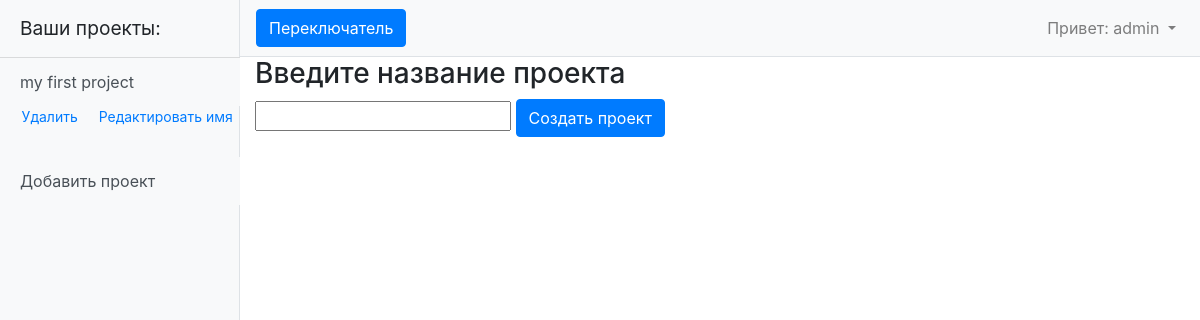
Before: /create_project (signed in) with the older database file.
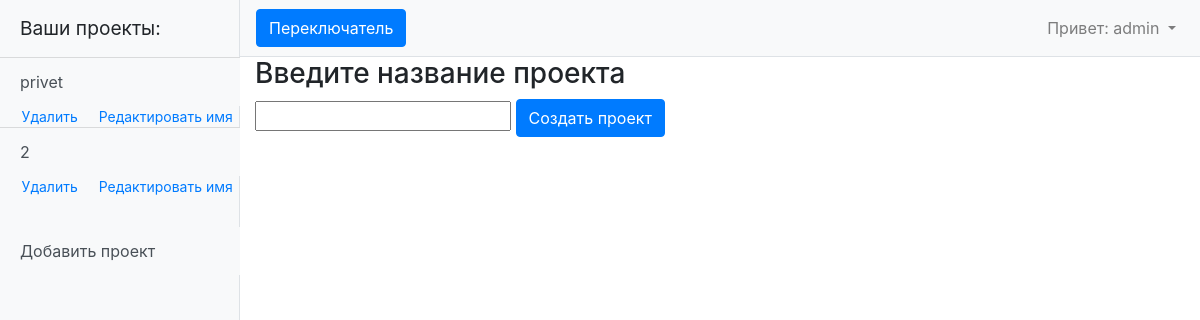
After: the same page with the newer database file.
### myapp/models.py (models this page shows, shortened)
class Data(models.Model):
    month = 'M'
    FIELD = [
        (month, 'ежемесячные данные'),
    ]
    project = models.ForeignKey(Project, on_delete=models.CASCADE)
    project_type = models.CharField(max_length=1, choices=FIELD, default='M')
    data = models.TextField(default='0 0 0 0 0 0 0 0 0 0 0 0')
    begin_heating = models.DateField(default=f'{datetime.now().year - 1}-10-15')
    end_heating = models.DateField(default=f'{datetime.now().year}-04-15')
    coef = models.FloatField(default=1.1)

class Project(models.Model):
    user = models.ForeignKey(User, on_delete=models.CASCADE)
    project_name = models.CharField(max_length=255, unique=True)
    project_date_creation = models.DateTimeField(auto_now_add=True)

### myapp/views.py (the view, shortened to what this page needs)
# urls.py: path('create_project', ProjectCreate.as_view()),
@method_decorator(login_required, name='dispatch')
class ProjectCreate(CreateView):
    template_name = 'create_project.html'
    form_class = CreateProjectForm
    def get_context_data(self, **kwargs):
        context = super().get_context_data(**kwargs)
        context['a_project'] = Data.objects.filter(project__user__username=self.request.user)
        return context

### myapp/forms.py
class CreateProjectForm(ModelForm):
    class Meta:
        model = Project
        fields = ['user', 'project_name']

### templates/create_project.html (shortened to what this page needs)
{% extends 'default.html' %}
{% block content %}
    <h3>Введите название проекта</h3>
    <form method="POST">
        {% if project_name %}
            <input required type="text" name="project_name" value="{{ project_name }}">
            <input class="btn btn-primary" type="submit" value="Изменить имя">
        {% else %}
            <input required type="text" name="project_name">
            <input class="btn btn-primary" type="submit" value="Создать проект">
        {% endif %}
    </form>
{% endblock content%}

### templates/default.html (shortened to what this page needs)
{% load static %}
<!DOCTYPE html>
<html lang="en">
<head>
    <link href="{% static 'vendor/bootstrap/css/bootstrap.min.css' %}" rel="stylesheet ">
    <link href="{% static 'css/simple-sidebar.css' %}" rel="stylesheet">
    <link href="{% static 'my_style.css' %}" rel="stylesheet">
    <link href="{% static 'style_for_graph' %}" rel="stylesheet">
</head>
<body>
  <div class="d-flex" id="wrapper">
    <div class="bg-light border-right" id="sidebar-wrapper" style="max-width: 240px;">
      <div class="sidebar-heading">Ваши проекты:</div>
      <div class="list-group list-group-flush">
          {% if user.is_authenticated %}
              {% for project in a_project %}
                  <a href="/projects/{{ project.id }}" class="list-group-item list-group-item-action bg-light" style="border-width: 1px 0 0;">{{ project.project.project_name }}</a>
                  <div class="div-del-ed">
                    <a class="" style="margin-left: 0; font-size: 14px" href="/delete/{{ project.project.id }}">Удалить</a>
                    <a class="" style="margin-left: 0; font-size: 14px" href="/create_project/{{ project.project.id }}">Редактировать имя</a>
                  </div>
              {% endfor %}
              <a href="/create_project" class="list-group-item list-group-item-action bg-light" style="margin-top: 30px;">Добавить проект</a>
          {% else %}
              <p class="list-group-item">Здесь будут отображаться ваши проекты </p>
          {% endif %}
      </div>
    </div>
    <div id="page-content-wrapper">
      <nav class="navbar navbar-expand-lg navbar-light bg-light border-bottom">
        <button class="btn btn-primary" id="menu-toggle">Переключатель</button>
        <div class="collapse navbar-collapse" id="navbarSupportedContent">
          <ul class="navbar-nav ml-auto mt-2 mt-lg-0">
            {% if user.is_authenticated %}
              <li class="nav-item dropdown">
                <a class="nav-link dropdown-toggle" href="#" id="navbarDropdown" role="button" data-toggle="dropdown" aria-haspopup="true" aria-expanded="false">
                  <span>Привет: {{ user.username }}</span>
                </a>
              </li>
            {% endif %}
          </ul>
        </div>
      </nav>
      <div class="container-fluid">
        {% block content %}{% endblock content %}
      </div>
    </div>
  </div>
</body>
</html>

Changed rows visible on the page:
changed Data: project.project_name "my first project" → "privet"
added Data: project.project_name "2"
